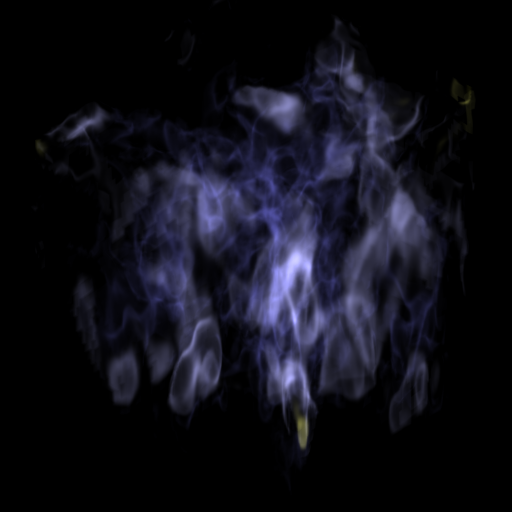
#> input picture scripts/volumetest.png, 512 x 512 px
$ python -i transferfunctions.py   (imports and definitions only)
#> lines starting #> are read from the running program, lines starting #| are printed output that depends on the picture
import yt
import numpy as np
import matplotlib.pyplot as plt
from yt.visualization.image_writer import map_to_colors as mtoc


class TFsegment(object):
    # [24 lines left out: functions __init__, findSubBins, not called in this run]

class dv(object):
    """ transfer function generator for perturbation fields (dvs or dvp)
    """
    def __init__(self,data,**kwargs):
        """
        Parameters
        ----------
        data : ndarray
            the data to generate transfer function
        **kwargs : type
            bounds (list):
                min/max for transfer function bounds, defaults to
                [data.min(), data.max()]

        """

        self.data=data[~np.isnan(data)]
        self.bounds=kwargs.get('bounds',[self.data.min(),self.data.max()])
        self.tf=yt.ColorTransferFunction((self.bounds[0],self.bounds[1]))
        self.dvbins= np.linspace(self.bounds[0],self.bounds[1],self.tf.nbins)
        self.dvbins_c=(self.dvbins[0:-1]+self.dvbins[1:])/2 # bin centers
        self.histData,_=self.calcHist()

        return

    # [165 lines left out: functions calcHist, piecewiseLinear, addTFsegment, addHist, addTFtoPlot, addTFAsSteps, not called in this run]

class colorMapHelper(object):
    # [21 lines left out: function __init__, not called in this run]

    # [37 lines of commented-out code are left out]

>>> import cv2
>>> picture = cv2.imread('../scripts/volumetest.png', cv2.IMREAD_GRAYSCALE)
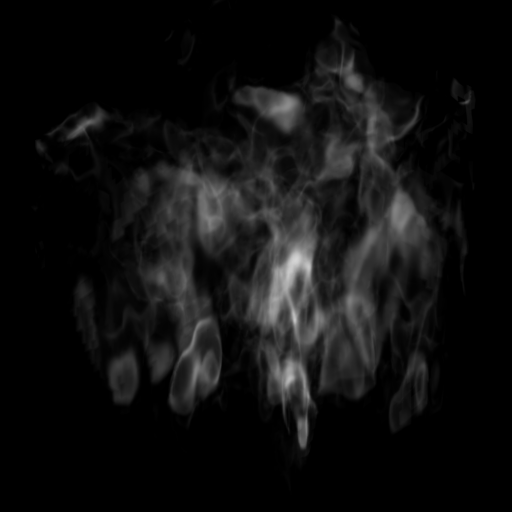
#> picture: shape (512, 512); min 0, max 213, mean 15.9
>>> result = dv(picture).calcHist()
#> in __init__, `self.bounds=kwargs.get('bounds',[self.data.min(),self.data.max()])`: self.bounds = [0, 213]
#> (the run stopped early here; a loop or call above may not have finished)
